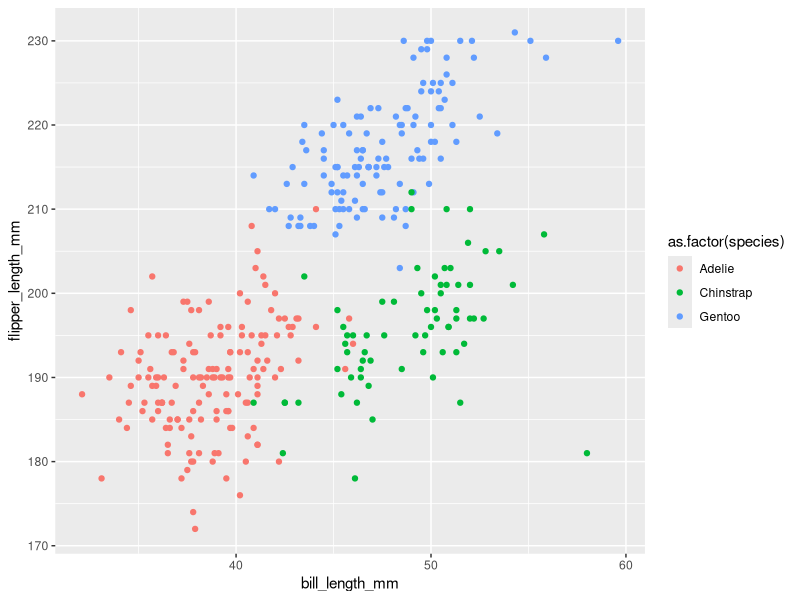

Recreate this plot in R.
## ---- chunk 1
library(tidyverse)
## ---- chunk 2
prob1_df = 
  tibble(
    samp = rnorm(10),
    logi_vec = samp > 0,
    char_vec = c("a", "b", "c", "d", "e", "f", "g", "h", "i", "j"),
    fac_vec = factor(c("low", "low", "low", "low", "mod", "mod", "mod", "high", "high", "high"))
  )
## ---- chunk 3
mean(pull(prob1_df, samp))
mean(pull(prob1_df, logi_vec))
mean(pull(prob1_df, char_vec))
mean(pull(prob1_df, fac_vec))
## ---- chunk 4
as.numeric(pull(prob1_df, samp))
as.numeric(pull(prob1_df, logi_vec))
as.numeric(pull(prob1_df, char_vec))
as.numeric(pull(prob1_df, fac_vec))
## ---- chunk 5
as.numeric(pull(prob1_df, logi_vec)) * pull(prob1_df, samp)
as.factor(pull(prob1_df, logi_vec)) * pull(prob1_df, samp)
as.numeric(as.factor(pull(prob1_df, logi_vec))) * pull(prob1_df, samp)
## ---- chunk 6
data("penguins", package = "palmerpenguins")
## ---- chunk 7
ggplot(penguins, aes(x = bill_length_mm, y = flipper_length_mm, color = as.factor(species))) + geom_point()
